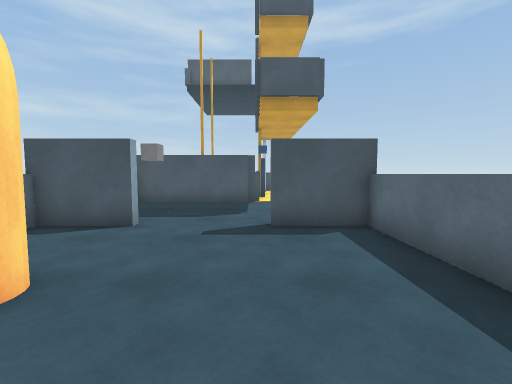
view 1 (above)

12 first-person views from a walk through a 3-D level made in the Unity game engine. The camera is 1.2 m above the floor, tilts 4° down and sees 90° across. Doors are open. The floor is counted in squares, 1 m on a side. Each view is taken from the middle of a square. On the plan, view 1 faces up. The plan holds only what a view shows up to about 12 squares ahead; the rest is blank. The place goes on beyond the plan. The player is left out. Surface patterns are stand-ins for the level's own textures.

view 2
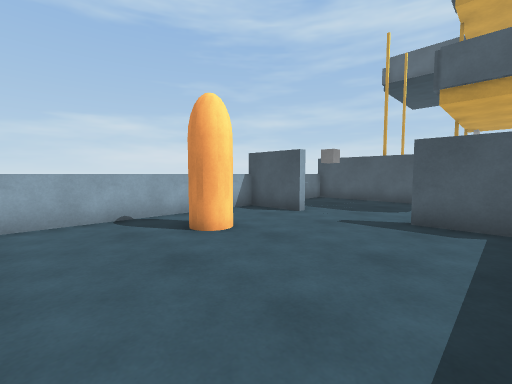

view 3
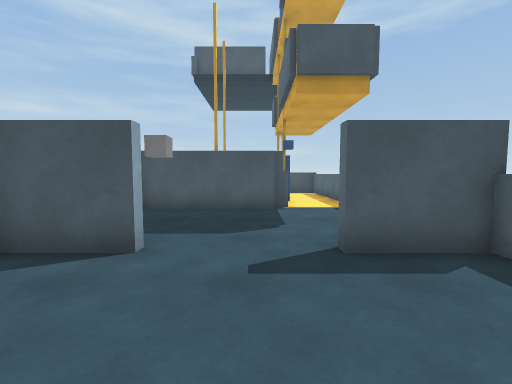

view 4
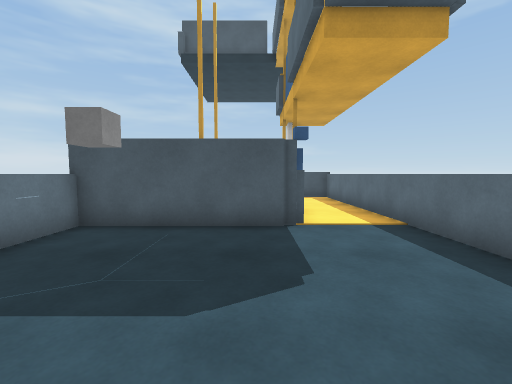

view 5
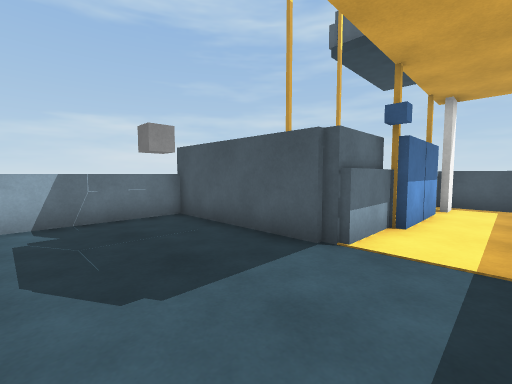

view 6
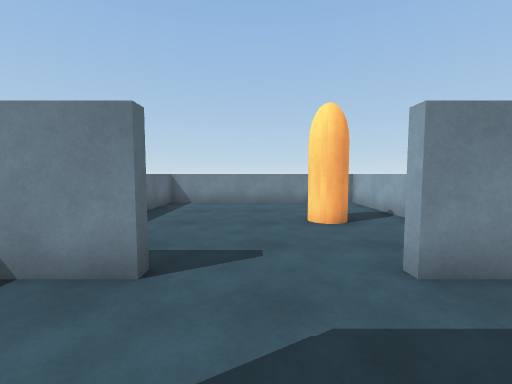

view 7
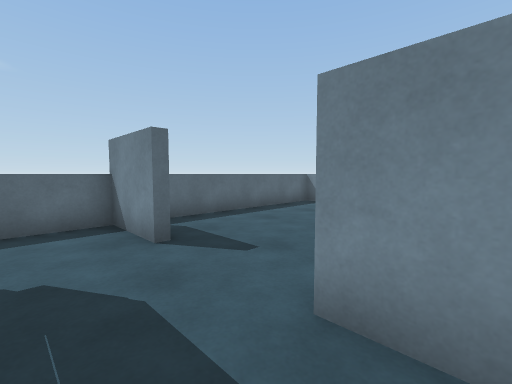

view 8
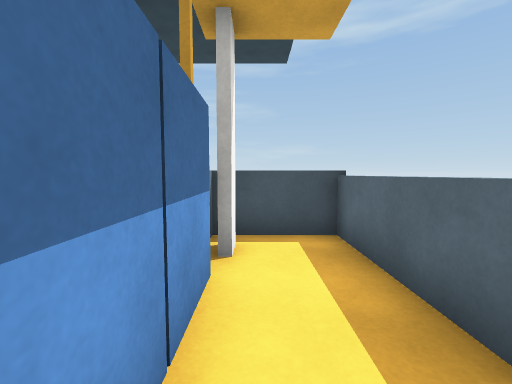

view 9
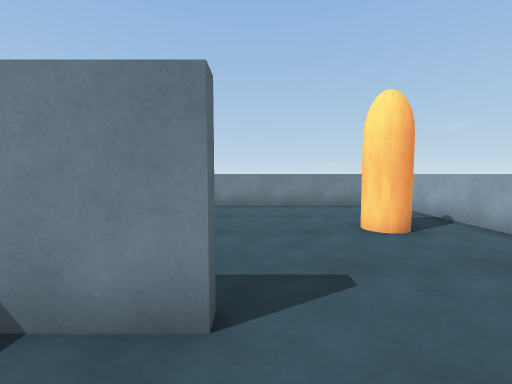

view 10
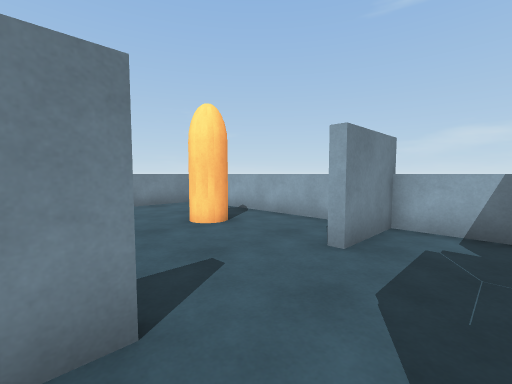

view 11
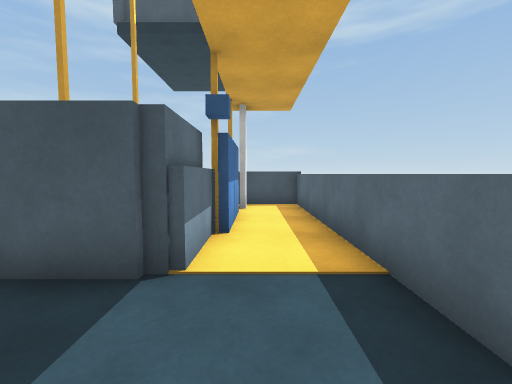

view 12
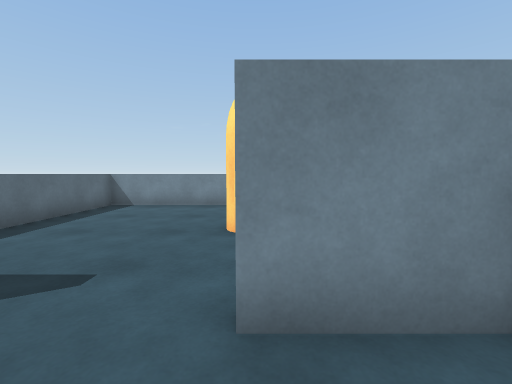

### Floor plan
Points are (right, up) in squares from view 1. A wall is a line through its corners. A room is listed if a view was taken in it or the views show most of it. See-through windows are left out.
Room 1 (views 1, 2, 3, 4)
walls: (-2.9, 5.9) (-5.1, 5.9) (-5.1, -1.8) (2.6, -1.8) (2.6, 5.9); (2.9, 5.9) (0.3, 5.9)
ways out: open door at (-1.5, 6) to room 2
Room 2 (views 5, 6, 7, 9, 10, 11, 12)
walls: (0, 10.9) (-5.1, 10.9) (-5.1, 6.1) (-2.9, 6.1); (0, 11) (-0.4, 11); (0.3, 6.1) (2.6, 6.1) (2.6, 11.1)
ways out: open door at (-1.5, 6) to room 1; open door at (1, 11) to room 3
Room 3 (view 8)
walls: (0.1, 13.1) (0.1, 11); (0, 13.1) (0, 11); (0.5, 16) (0.5, 13); (2.6, 11.1) (2.6, 18) (0.5, 18); (0.7, 17.4) (0.7, 16.6)
ways out: open door at (1, 11) to room 2

Where each view was taken, in squares from view 1:
view 1: 0 up, 0 right, facing up
view 2: 1 down, 2 right, facing up-left
view 3: 2 up, 1 left, facing up
view 4: 5 up, 1 left, facing up
view 5: 7 up, 2 right, facing up-left
view 6: 9 up, 1 left, facing down
view 7: 8 up, 4 left, facing down-right
view 8: 13 up, 1 right, facing up
view 9: 8 up, 0 right, facing down
view 10: 8 up, 1 right, facing down-left
view 11: 8 up, 1 right, facing up
view 12: 8 up, 3 left, facing down
